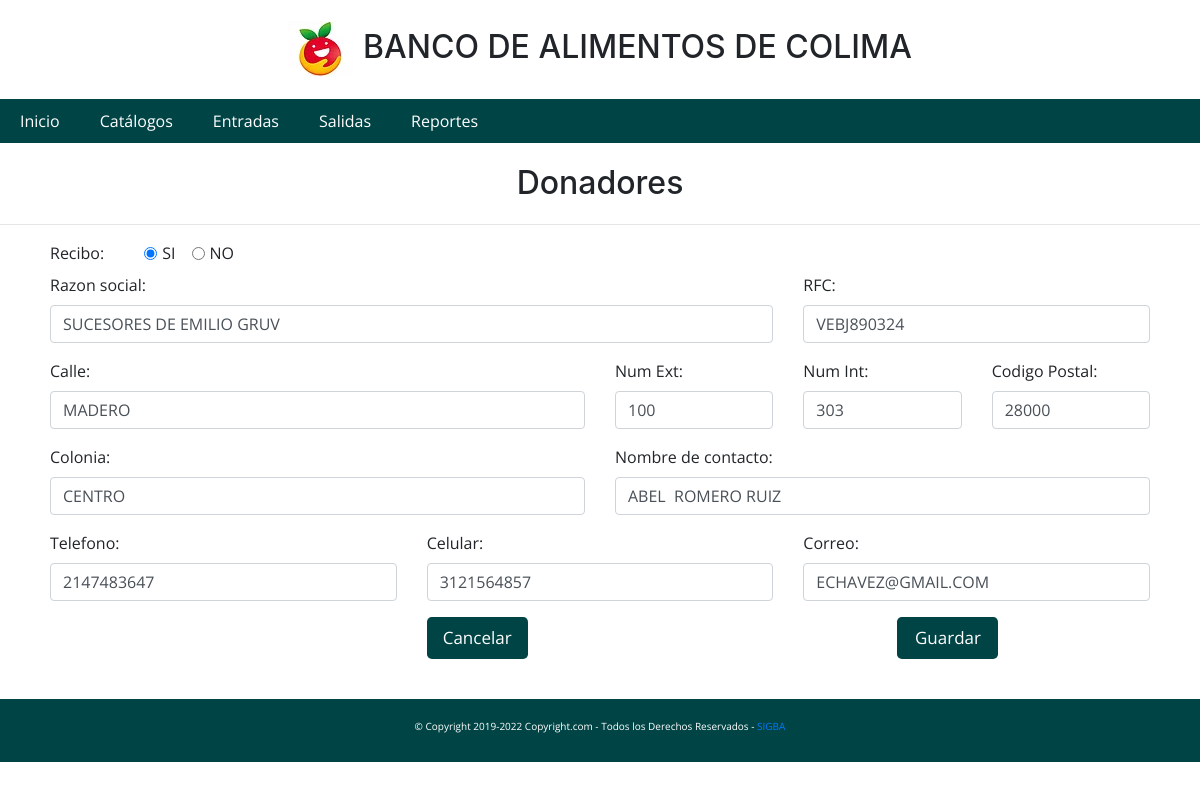
Page /catalogos/donadoresupdate.php?id=15 on the committed database.
### tables this page shows
CREATE TABLE `personas` (
  `idpersona` int(11) NOT NULL,
  `razon_Social` varchar(50) DEFAULT NULL,
  `rfc` varchar(50) DEFAULT NULL,
  `calle` varchar(50) DEFAULT NULL,
  `num_Interior` varchar(50) DEFAULT NULL,
  `num_Exterior` varchar(50) DEFAULT NULL,
  `colonia` varchar(50) DEFAULT NULL,
  `codPostal` varchar(50) DEFAULT NULL,
  `nombre_Contacto` varchar(50) DEFAULT NULL,
  `telefono` varchar(50) DEFAULT NULL,
  `celular` varchar(50) DEFAULT NULL,
  `correo` varchar(50) DEFAULT NULL,
  `recibo` varchar(255) DEFAULT NULL,
  `proveedor` tinyint(1) NOT NULL,
  `donador` tinyint(1) NOT NULL,
  `banco` tinyint(1) NOT NULL
);

### catalogos/donadoresupdate.php (the view, shortened to what this page needs)
<!DOCTYPE html>
<html lang="es">
<?php
$id = $_GET['id'];
require('procesos/conexion.php');
$sql = " SELECT  * from personas WHERE idpersona = '$id' ";
$resultado = mysqli_query($conn, $sql);
$rows = mysqli_fetch_array($resultado);
$recibo=$rows['recibo'];
?>
<head>
    <link rel="stylesheet" href="../Frameworks/css/normalize.css">
    <link rel="stylesheet" href="../Frameworks/css/estilo.css">
</head>
<body>
<h1 class="titulo">Donadores</h1>
<hr>
            <div class="tabla-lg">
                <form id="donadores_update" method="post">
                    <div class="row">
                        <div class="col-1">
                            <label class="controls-label">Recibo:</label>
                        </div>
                        <div class="col-11">
                            <div class="form-check form-check-inline">
                                <input class="form-check-input" value="SI" id="recibo"
                                    <?php if($recibo=='SI') print "checked=true"?> type="radio" name="recibo"id="recibo"
                                    required>
                                <label class="form-check-label" for="inlineCheckbox1">SI</label>
                            </div>
                            <div class="form-check form-check-inline">
                                <input class="form-check-input" value="NO" id="recibo"
                                    <?php if($recibo=='NO') print "checked=true"?> type="radio"name="recibo" id="recibo"
                                    required>
                                <label class="form-check-label" for="inlineCheckbox2">NO</label>
                            </div>
                        </div>
                    </div>
                    <div class="row">
                        <div class="col-8">
                            <div class="form-group">
                                <label class="">Razon social:</label>
                                <input class="form-control" value="<?php echo $rows['razon_Social'];?>" id="razon"
                                    type="text" required>
                            </div>
                        </div>
                        <div class="col-4">
                            <div class="form-group">
                                <label class="">RFC:</label>
                                <input type="text"
                                    pattern="^([A-ZÑ\x26]{3,4}([0-9]{2})(0[1-9]|1[0-2])(0[1-9]|1[0-9]|2[0-9]|3[0-1]))([A-Z\d]{3})?$"
                                    title="Introduzca un RFC valido" id="rfc" value="<?php echo $rows['rfc'];?>"
                                    class="form-control" required>
                            </div>
                        </div>
                    </div>
                    <div class="row">
                        <div class="col-6">
                            <div class="form-group">
                                <label class="">Calle:</label>
                                <input type="text" id="calle" value="<?php echo $rows['calle'];?>" class="form-control"
                                    required>
                            </div>
                        </div>
                        <div class="col-2">
                            <div class="form-group">
                                <label class="">Num Ext:</label>
                                <input type="text" id="numext" value="<?php echo $rows['num_Exterior'];?>"
                                    class="form-control" required>
                            </div>
                        </div>
                        <div class="col-2">
                            <div class="form-group">
                                <label class="">Num Int:</label>
                                <input type="text" id="numint" value="<?php echo $rows['num_Interior'];?>"
                                    class="form-control ">
                            </div>
                        </div>
                        <div class="col-2">
                            <div class="form-group">
                                <label class="">Codigo Postal:</label>
                                <input type="text" id="codpostal" pattern="[0-9]{5}"
                                    title="Introduzca un codigo postal valido" value="<?php echo $rows['codPostal'];?>"
                                    class="form-control " required>
                            </div>
                        </div>
                    </div>
                    <div class="row">
                        <div class="col-6">
                            <div class="form-group">
                                <label class="">Colonia:</label>
                                <input type="text" value="<?php echo $rows['colonia'];?>" id="colonia"
                                    class="form-control" required>
                            </div>
                        </div>
                        <div class="col-6">
                            <div class="form-group">
                                <label class="">Nombre de contacto:</label>
                                <input type="text" id="contacto" value="<?php echo $rows['nombre_Contacto'];?>"
                                    class="form-control" required>
                            </div>
                        </div>
                    </div>
                    <div class="row">
                        <div class="col-4">
                            <div class="form-group">
                                <label class="">Telefono:</label>
                                <input type="text" id="telefono" value="<?php echo $rows['telefono'];?>"
                                    class="form-control" required>
                            </div>
                        </div>
                        <div class="col-4">
                            <div class="form-group">
                                <label class="">Celular:</label>
                                <input type="text" id="celular" pattern="[0-9]{10}" title="Introduzca un celular valido"
                                    value="<?php echo $rows['celular'];?>" class="form-control" required>
                            </div>
                        </div>
                        <div class="col-4">
                            <div class="form-group">
                                <label class="">Correo:</label>
                                <input type="email" id="correo" value="<?php echo $rows['correo'];?>"
                                    class="form-control" required>
                            </div>
                        </div>
                    </div>
                    <div class="row">
                        <div class="col-4"></div>
                        <div class="col-3">
                            <a href="donadores.php" class="btn btn-lg btn-primary"
                                title="Ir la página anterior">Cancelar</a>
                        </div>
                        <div class="col-2"></div>
                        <div class="col-3">
                            <button class="btn btn-lg btn-primary" type="submit">Guardar</button>
                        </div>
                    </div>
                </form>
            </div>
</body>
</html>

### Frameworks/css/estilo.css (style rules this page uses)
* { margin: 0px; padding: 0px; font-family: "Open Sans", sans-serif; }
.tabla-lg { padding: 0px 50px 30px 50px; }
ul, ol { list-style: none; }
.nave > li { float: left; }
#navegacion { width: 100%; font-family: Arial, Helvetica, sans-serif; height: 44px; background-color: #004445; }
.nave li a { background-color: #004445; color: #fff; text-decoration: none; padding: 10px 20px; display: block; }
.titulo { text-align: center; }
.logo { padding-right: 10px; }
#footer { width: 100%; margin-top: 10px; text-align: center; color: #fff; background-color: #004445; font-size: 10px; padding: 20px 0 20px; margin-bottom: 0; }
li { list-style-type: none; }
.menu-pegajoso { z-index: 1000; width: 100%; position: sticky; top: 0; }
.btn { min-width: 40%; background-color: #004445; color: white; border: black; font-size: 17px; }

### rows in the picture
personas: recibo "☑", razon_Social "SUCESORES DE EMILIO GRUV", rfc "VEBJ890324", calle "MADERO", num_Exterior "100", num_Interior "303", codPostal "28000", colonia "CENTRO", nombre_Contacto "ABEL ROMERO RUIZ", telefono "2147483647", celular "3121564857", correo "ECHAVEZ@GMAIL.COM"
